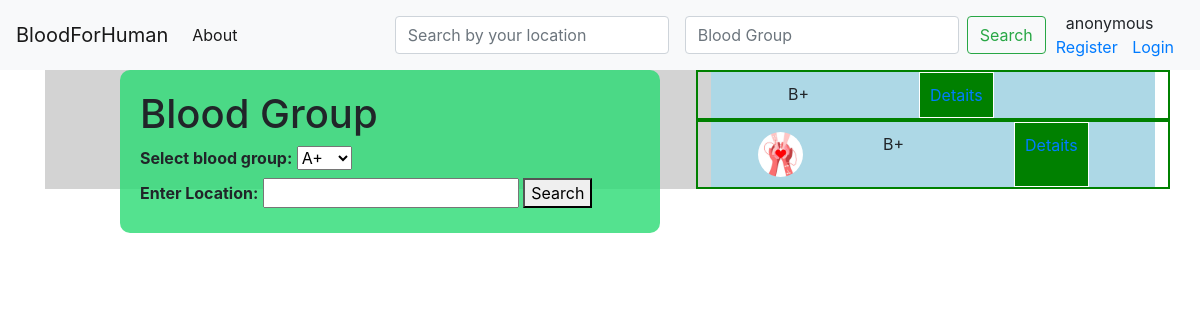
Before: /Blood/Blood/B+ with the older database file.
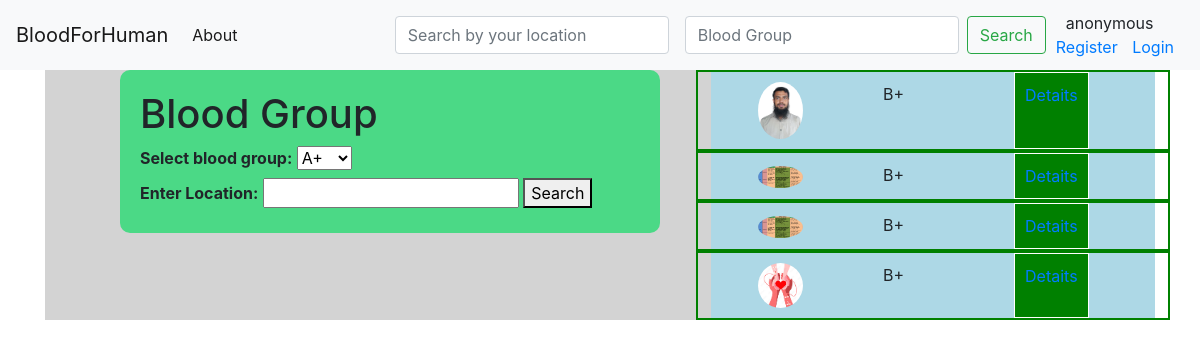
After: the same page with the newer database file.
### accounts/models.py (models this page shows, shortened)
class CustomUser(AbstractUser):
    username = models.CharField(max_length=50, unique=True)
    first_name = models.CharField(max_length=40,null=True, blank=True)
    last_name = models.CharField(max_length=40, null=True, blank=True)
    email = models.EmailField(unique=True)
    password = models.CharField(max_length=50)
    bloodgroup = models.CharField(max_length=10)
    registertime = models.DateTimeField(auto_now_add=True)
    updatetime = models.DateTimeField(auto_now=True)
    donateStatus = models.BooleanField(choices=DONATE_CHOICES, default=True, null=True, blank=True)
    district = models.CharField(max_length = 100, null=True, blank=True)
    subdistrict = models.CharField(max_length = 100, null=True, blank=True)
    union = models.CharField(max_length = 100, null=True, blank=True)
    contract = models.CharField(max_length=11)
    image = models.ImageField(upload_to='profile_images/', blank=True, null=True)
    location_track = models.CharField(max_length=500)

### Blood/views.py (the view)
# urls.py: path('Blood/<str:group>', views.BloodViews.as_view(), name='bloodbank'),
class BloodViews(View):
    template_name = "bloodlist.html"
    model = CustomUser
    def get(self, request, *args, **kwargs):
        group = kwargs.get('group')
        availablelist = CustomUser.objects.filter(bloodgroup=group)
        return render(request, self.template_name,{'availablelist':availablelist})

### Contextprocessor/context_processor.py (called while the page is built)
def profile_picture(request):
    if request.user.is_authenticated:
        profile_image = request.user.image if hasattr(request.user, 'image') else None
        print('profile_image==== context=',profile_image)
        return {'profile_image': profile_image}
    return {}

### Blood/templates/bloodlist.html (shortened to what this page needs)
{% extends "base.html" %}
{% block content %}
<div class="container">
    <div class="left">
<div class="bg-img">
    <form class="container1" method="post" action="{% url 'searchdonors' %}">
    <h1>Blood Group</h1>
    <label for="blood-group"><b>Select blood group:</b></label>
    <div class="dropdown">
        <select name="blood_group" id="blood-group">
            <option value="A+">A+</option>
        </select>
    </div>
    <div>
       <label for="location"><b>Enter Location:</b></label>
       <input type="text" id="location" name="location">
       <button type="submit">Search</button>
    </div>
</form>
</div>
    </div>
    <div class="right">
        {% if availablelist %}
        {% for doner in availablelist %}
        <div class="row">
            <div class="profile-photo">
                {% if doner.image %}
                <img class="image-size" src="{{ doner.image.url }}" alt="Profile Picture" title="{{ doner.username }}">
                {% endif %}
            </div>
            <div class="cols">{{doner.bloodgroup}}</div>
            <div class="botton"> <a href="{% url 'donerdetails' doner.id %}">Detaits</a> </div>
        </div>
        {% endfor %}
        {% else %}
         <h1 class="nai">Empty List</h1>
        {% endif %}
    </div>
</div>
{% endblock content %}

Changed rows visible on the page:
no longer on this page (row edited): CustomUser: bloodgroup "B+"
no longer on this page (row edited): CustomUser: image (picture), bloodgroup "B+"
now on this page (row edited): CustomUser: image (placeholder picture), bloodgroup "B+"
now on this page (row edited): CustomUser: image (picture), bloodgroup "B+"
now on this page (row edited): CustomUser: image (picture), bloodgroup "B+"
now on this page (row edited): CustomUser: image (picture), bloodgroup "B+"
